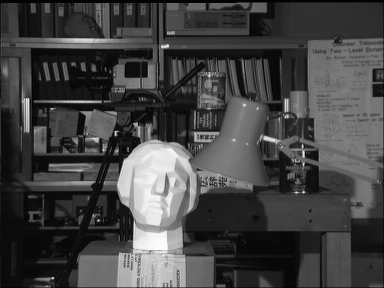
#> input picture Lab9 3D reconstruction/tsukuba_l.png, 384 x 288 px
$ python 3re.py
#> lines starting #> are read from the running program, lines starting #| are printed output that depends on the picture
import cv2
import numpy as np
from scipy.ndimage import filters

# 读取图像
img_l = cv2.imread("tsukuba_l.png", 0)
#> img_l is the input picture: shape (288, 384); min 0, max 252, mean 67.6
img_r = cv2.imread("tsukuba_r.png", 0)
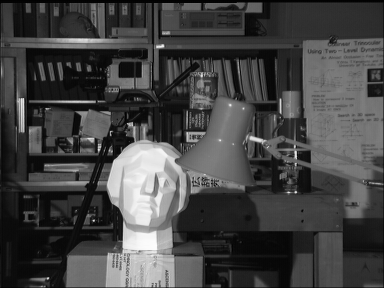
#> input picture Lab9 3D reconstruction/tsukuba_r.png, 384 x 288 px
#> img_r is the input picture: shape (288, 384); min 0, max 253, mean 68

# 设置大概的视差范围[start, start+steps-1]
steps = 15
start = 3

# NCC窗口大小
window_size = 30

# 计算视差图像
m, n = img_l.shape
#> m = 288; n = 384
# 计算等效高斯sigma值
sigma = (window_size-1)/8

# 初始化各数组
mean_l = np.zeros((m, n))
mean_r = np.zeros((m, n))
s = np.zeros((m, n))
s_l = np.zeros((m, n))
s_r = np.zeros((m, n))

# 保存深度信息的数组
depthmaps = np.zeros((m, n, steps))

# 计算平均值
filters.gaussian_filter(img_l, sigma, 0, mean_l)
filters.gaussian_filter(img_r, sigma, 0, mean_r)

# 归一化图像
norm_l = img_l - mean_l
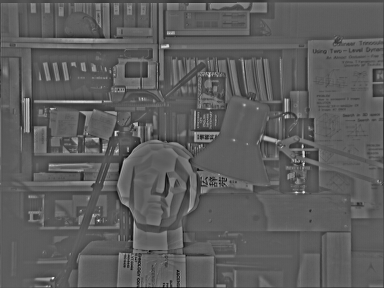
#> norm_l: shape (288, 384) float64; min -105, max 182.5, mean 0; drawn with min black and max white
norm_r = img_r - mean_r
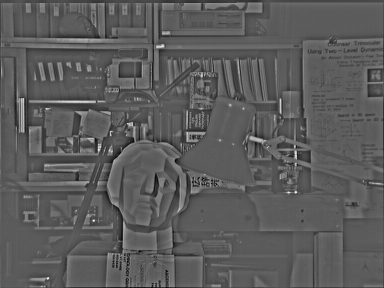
#> norm_r: shape (288, 384) float64; min -100.7, max 178.7, mean 0; drawn with min black and max white

# 遍历范围内的所有视差值
for dis in range(steps):
    # 计算NCC
    filters.gaussian_filter(
        np.roll(norm_l, - dis - start) * norm_r, sigma, 0, s)  # 和归一化
    filters.gaussian_filter(
        np.roll(norm_l, - dis - start) * np.roll(norm_l, - dis - start), sigma, 0, s_l)
    filters.gaussian_filter(norm_r * norm_r, sigma, 0, s_r)  # 和反归一化
    depthmaps[:, :, dis] = s / np.sqrt(s_l * s_r)

# 为每个点选取最佳匹配点并取其视差
res = np.argmax(depthmaps, axis=2) + start
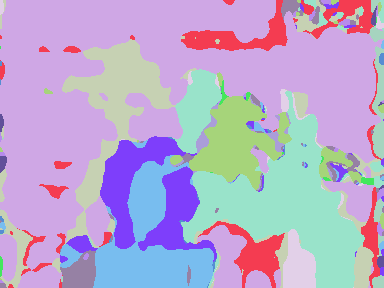
#> res: shape (288, 384) int64; 15 distinct labels, from 3 to 17; one colour per label, 0 black

# 绘制伪彩色视差图
res_plot = np.array((res-start)/(steps-1.0)*255.0, dtype=np.uint8)
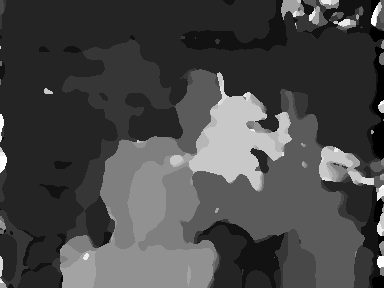
#> res_plot: shape (288, 384); min 0, max 255, mean 71.6
res_plot = cv2.applyColorMap(res_plot, cv2.COLORMAP_JET)
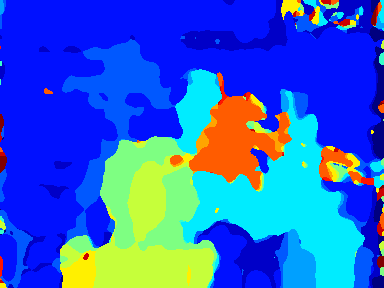
#> res_plot: shape (288, 384, 3); mean B, G, R 206.6, 96.6, 43
cv2.imshow("depth", res_plot)
cv2.imwrite("depth_wd"+str(window_size)+".png", res_plot)

cv2.waitKey(0)
